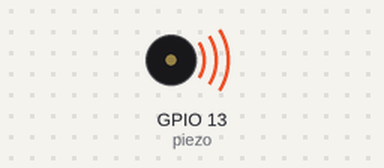
Recording of a program running on a simulated Raspberry Pi (BCM pin numbers). Parts: buzzer (waves = sounding). At 2.5 s the program stops and its outputs stay as they are.

Above: at 0.1 s.
At 2.6 s:
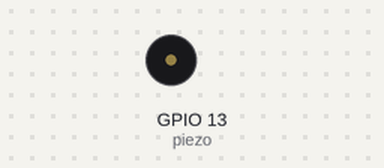
Timing chart, 0 to 4.0 s (numbered marks = the images above):
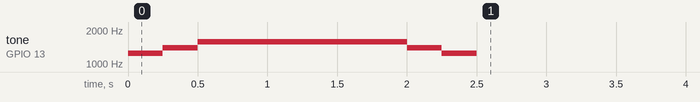

The program:

heartbreaker.py
```python
# airplane song or heartbreaker

import RPi.GPIO as GPIO
import time

GPIO.setmode( GPIO.BCM )
GPIO.setwarnings( False )


piezo = 13
# hz = { 'do':261, 're': 293.6648, 'mi':329.6276, 'fa':349.2282, 'sol':391.9954, 'la':441.0000, 'si':493.8833 } airplane song
# scores = ( ''sol','sol','la','la', 'sol','sol','mi','sol','sol','mi','mi','re'' ) airplane song

hz = { 'mi': 1244.508, 'fa': 1396.913, 'sol': 1567.982, 'fa2': 1318.510  } # otcta 6
# hz = { 'mi': 622.2540, 'fa': 698.4565, 'sol': 1567.982, 'la':415.3047, 'si':466.1638 }
scores = ( 'mi','fa','sol','sol','sol','sol','sol','sol','fa','mi' )

GPIO.setup( piezo, GPIO.OUT )
p = GPIO.PWM( piezo, 100 )
p.start ( 50 )
# p.ChangeDutyCycle( 10 )

try:
    for scale in scores:
        p.ChangeFrequency(hz[ scale ] )
        time.sleep(0.25)

except :
    print( 'Exception...' )

finally:
    p.stop()
    GPIO.cleanup()
```

Measured:
- by itself, tone on GPIO 13 (piezo): plays 1244 Hz for 0.25 s, 1396 Hz for 0.25 s, 1567 Hz for 1.5 s, 1396 Hz for 0.25 s, 1244 Hz for 0.25 s
